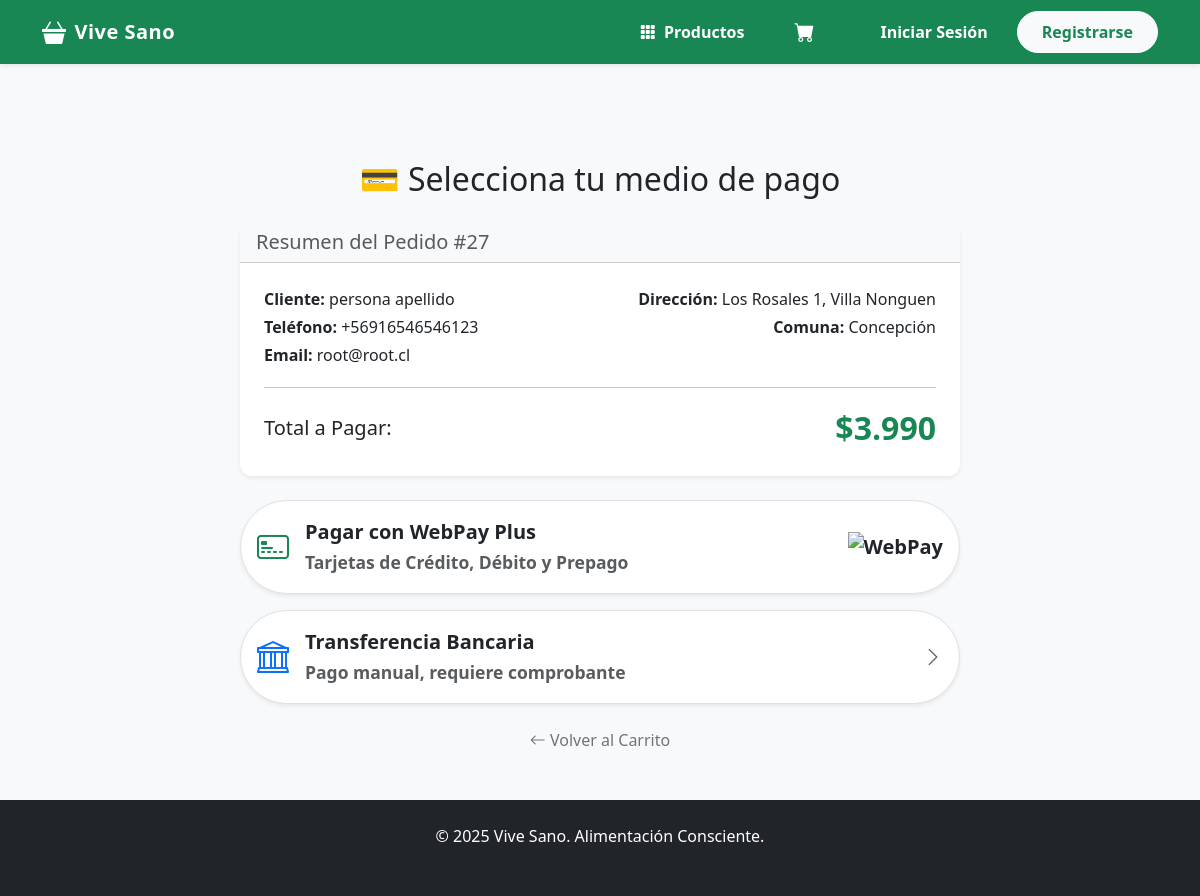
Page /pago/27/ on the earlier database version.
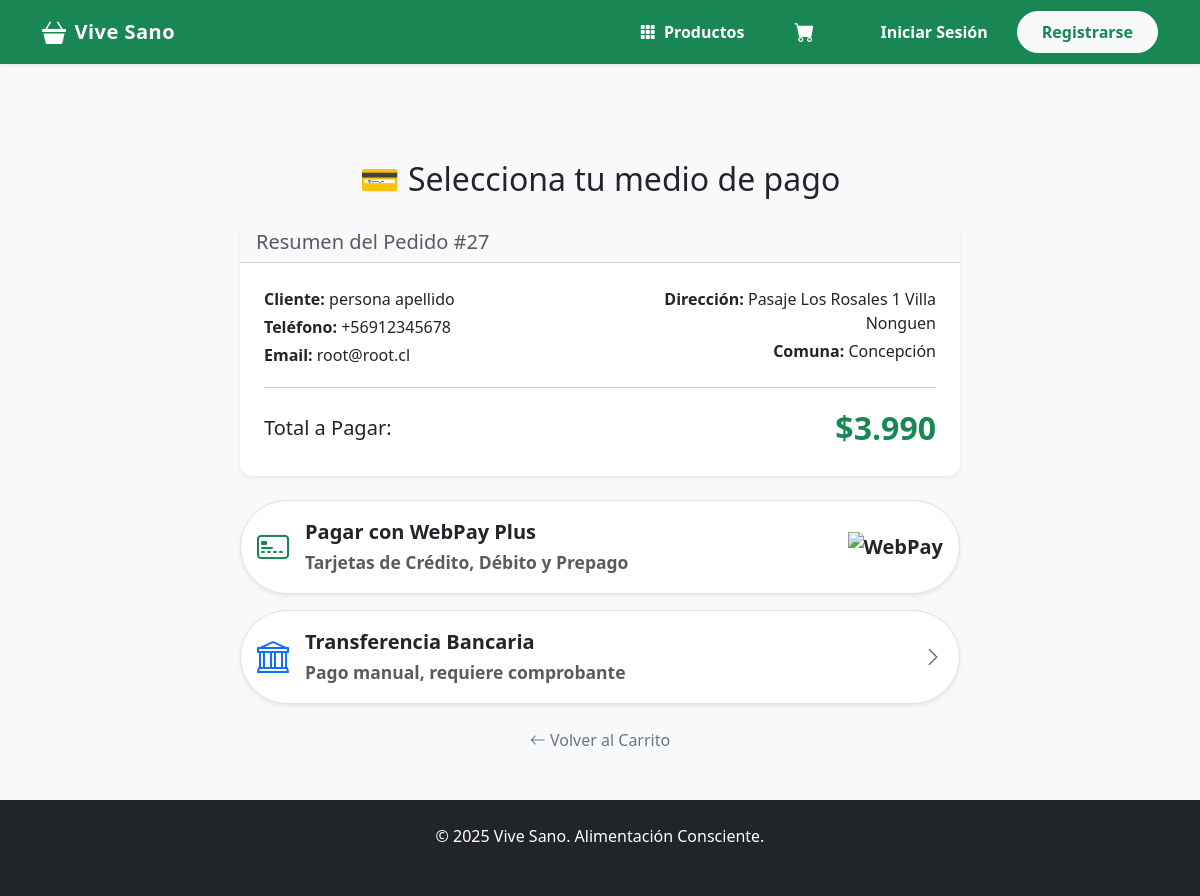
Same page on the later database version.
### gestion/models.py (models this page shows, shortened)
class Pedido(models.Model):
    ESTADO_CHOICES = [
        ('Pendiente', 'Pendiente'),
        ('En Preparacion', 'En Preparación'),
        ('En Espera Faltante', 'En espera por faltante'),
        ('Despachado', 'Despachado'),
        ('Entregado', 'Entregado'),
        ('Cancelado', 'Cancelado'),
        ('Reserva Pendiente', 'Reserva Solicitada a Soporte'),
        ('Reserva En Camino', 'Producto Solicitado al Proveedor'),
        ('Reserva Disponible', 'Disponible para Pago'),
    ]
    TIPO_ENTREGA_CHOICES = [
        ('Despacho', 'Despacho a Domicilio'),
        ('Retiro', 'Retiro en Tienda'),
    ]
    cliente = models.ForeignKey(Cliente, on_delete=models.SET_NULL, null=True, blank=True)
    fecha = models.DateTimeField(auto_now_add=True)
    total = models.DecimalField(max_digits=10, decimal_places=2, default=0.00)
    estado = models.CharField(max_length=50, choices=ESTADO_CHOICES, default='Pendiente')
    codigo_seguimiento = models.CharField(max_length=50, blank=True, null=True)
    tipo_entrega = models.CharField(max_length=20, choices=TIPO_ENTREGA_CHOICES, default='Despacho')
    es_reserva = models.BooleanField(default=False, verbose_name="Es Reserva")

class Cliente(models.Model):
    user = models.OneToOneField(User, on_delete=models.CASCADE, null=True, blank=True)
    rut = models.CharField(max_length=12, blank=True, null=True, unique=True, verbose_name="RUT")
    nombre = models.CharField(max_length=100)
    apellido = models.CharField(max_length=100)
    email = models.EmailField(unique=True)
    telefono = models.CharField(max_length=15, blank=True)
    direccion = models.CharField(max_length=255, blank=True)
    comuna = models.CharField(max_length=100, blank=True)
    codigo_postal = models.CharField(max_length=10, blank=True)

### core/views.py (the view)
# urls.py: path('pago/<int:pedido_id>/', views.seleccion_pago, name='seleccion_pago'),
def seleccion_pago(request, pedido_id):
    pedido = get_object_or_404(Pedido, id=pedido_id)
    return render(request, 'core/seleccion_pago.html', {'pedido': pedido})

### core/context_processors.py (called while the page is built, shortened)
def contadores_globales(request):
    data = {
        'cant_logistica': 0,
        'cant_atencion': 0
    }
    return data

### core/templatetags/filtros_extra.py (called while the page is built)
@register.filter
def clp(value):
    try:
        value = int(value) # Quitamos decimales (.00)
        return "${:,.0f}".format(value).replace(",", ".")
    except (ValueError, TypeError):
        return value

### core/templates/core/seleccion_pago.html (shortened to what this page needs)
{% extends 'base.html' %}
{% load filtros_extra %}
{% block content %}
<div class="container mt-5">
    <div class="row justify-content-center">
        <div class="col-md-8">
            <h2 class="text-center mb-4">💳 Selecciona tu medio de pago</h2>
            <div class="card shadow-sm mb-4 border-0">
                <div class="card-header bg-light">
                    <h5 class="mb-0 text-muted">Resumen del Pedido #{{ pedido.id }}</h5>
                </div>
                <div class="card-body p-4">
                    <div class="row">
                        <div class="col-md-6">
                            <p class="mb-1"><strong>Cliente:</strong> {{ pedido.cliente.nombre }} {{ pedido.cliente.apellido }}</p>
                            <p class="mb-1"><strong>Teléfono:</strong> {{ pedido.cliente.telefono }}</p>
                            <p class="mb-1"><strong>Email:</strong> {{ pedido.cliente.email }}</p>
                        </div>
                        <div class="col-md-6 text-md-end">
                            <p class="mb-1"><strong>Dirección:</strong> {{ pedido.cliente.direccion }}</p>
                            <p class="mb-1"><strong>Comuna:</strong> {{ pedido.cliente.comuna }}</p>
                        </div>
                    </div>
                    <hr>
                    <div class="d-flex justify-content-between align-items-center">
                        <span class="fs-5">Total a Pagar:</span>
                        <span class="fs-2 fw-bold text-success">{{ pedido.total|clp }}</span>
                    </div>
                </div>
            </div>
            <div class="d-grid gap-3">
                <form action="{% url 'core:iniciar_webpay' pedido.id %}" method="POST">
                    <button type="submit" class="btn btn-lg w-100 border shadow-sm d-flex align-items-center justify-content-between p-3 btn-pagar-hover" style="background-color: #fff;">
                        <div class="d-flex align-items-center">
                            <i class="bi bi-credit-card-2-front fs-2 text-success me-3"></i>
                            <div class="text-start">
                                <div class="fw-bold fs-5 text-dark">Pagar con WebPay Plus</div>
                                <small class="text-muted">Tarjetas de Crédito, Débito y Prepago</small>
                            </div>
                        </div>
                        <img src="https://www.transbankdevelopers.cl/public/library/img/svg/logo_webpay_plus.svg" alt="WebPay" height="30">
                    </button>
                </form>
                <a href="{% url 'core:iniciar_transferencia' pedido.id %}" class="btn btn-lg w-100 border shadow-sm d-flex align-items-center justify-content-between p-3 btn-pagar-hover" style="background-color: #fff; text-decoration: none;">
                    <div class="d-flex align-items-center">
                        <i class="bi bi-bank fs-2 text-primary me-3"></i>
                        <div class="text-start">
                            <div class="fw-bold fs-5 text-dark">Transferencia Bancaria</div>
                            <small class="text-muted">Pago manual, requiere comprobante</small>
                        </div>
                    </div>
                    <i class="bi bi-chevron-right text-muted"></i>
                </a>
            </div>
            <div class="text-center mt-4">
                <a href="{% url 'core:ver_carrito' %}" class="text-secondary text-decoration-none">
                    <i class="bi bi-arrow-left"></i> Volver al Carrito
                </a>
            </div>
        </div>
    </div>
</div>
{% endblock %}

Differences in the rows shown:
changed Pedido "persona": cliente.telefono "+56916546546123" → "+56912345678"; cliente.direccion "Los Rosales 1, Villa Nonguen" → "Pasaje Los Rosales 1 Villa Nonguen"
